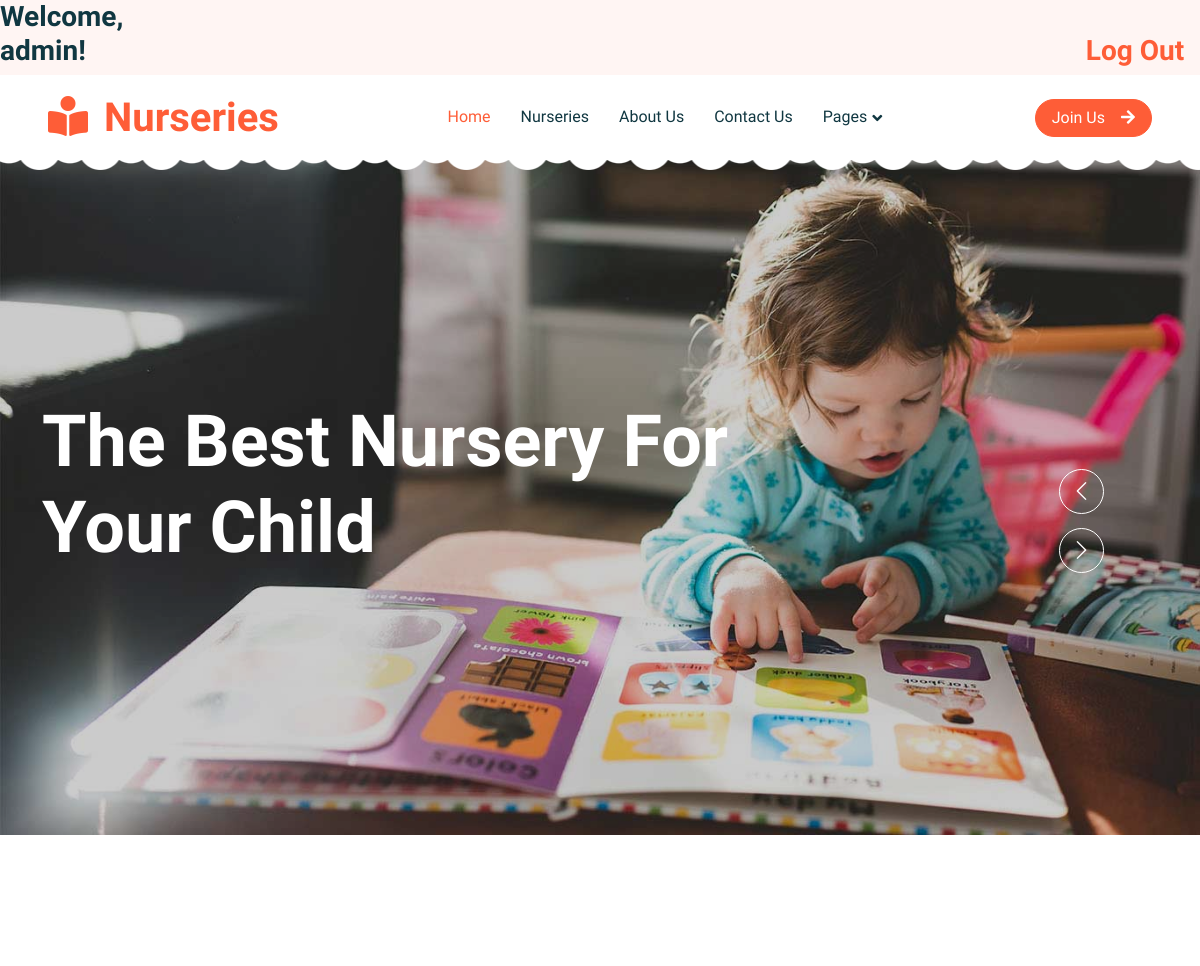
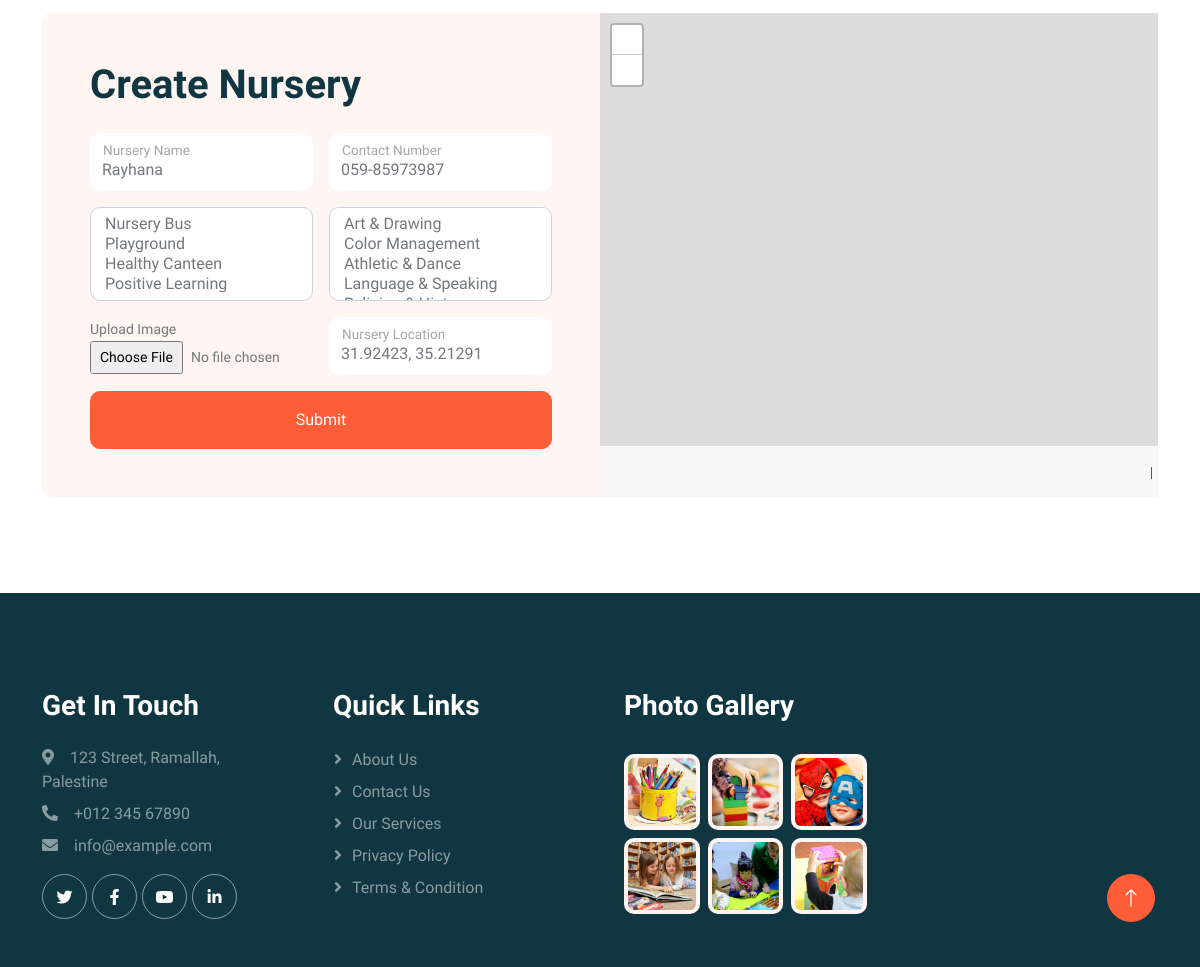
The page /updatenursery/6 (signed in) on the database its author committed (2 pictures, top to bottom).
### app/models.py (models this page shows)
class Nursery(models.Model):
    nursery_name = models.CharField(max_length=225)
    facilities = models.ManyToManyField(Facilities, related_name='nursery')
    program_offered = models.ManyToManyField(Programs, related_name='nursery')
    contact_number = models.CharField(max_length=225)
    nursery_location = models.TextField(null = True)
    image= models.TextField(null = True)
    avatar= models.ImageField(upload_to=random_image_filename, null=True, blank=True)
    created_at = models.DateTimeField(auto_now_add=True)
    updated_at = models.DateTimeField(auto_now=True)
    objects = NurseryManager()

### app/views.py (the view, shortened to what this page needs)
# urls.py: path('updatenursery/<int:id>',views.update_nursery),
def update_nursery(request,id):
    if not 'logged_user_id' in request.session:
        messages.error(request,"You have to login first")
        return redirect('/')
    else:
        if request.method == 'GET':
            context = {
            'allfacilities': Facilities.objects.all(),
            'alloprograms' :Programs.objects.all(),
            'allnurseries': Nursery.objects.all(),
            'specific_nursery':Nursery.objects.get(id=id),
            'specific_user': User.objects.get(id=request.session['logged_user_id'])
               }
            return render(request,"update_nursery.html", context)

### app/templates/update_nursery.html (shortened to what this page needs)
<!DOCTYPE html>
<html lang="en">
<head>
    {% load static %}
    <link rel="stylesheet" href="https://cdnjs.cloudflare.com/ajax/libs/chosen/1.8.7/chosen.min.css">
    <link href="https://cdnjs.cloudflare.com/ajax/libs/font-awesome/5.10.0/css/all.min.css" rel="stylesheet">
    <link href="https://cdn.jsdelivr.net/npm/bootstrap-icons@1.4.1/font/bootstrap-icons.css" rel="stylesheet">
    <link href="{% static 'lib/animate/animate.min.css' %}" rel="stylesheet">
    <link href="{% static 'lib/owlcarousel/assets/owl.carousel.min.css' %}" rel="stylesheet">
    <link href="{% static 'css/bootstrap.min.css' %}" rel="stylesheet">
    <link href="{% static 'css/style.css' %}" rel="stylesheet">
    <link rel="stylesheet" href="https://unpkg.com/leaflet@1.7.1/dist/leaflet.css" />
</head>
<body>
    <h3 >Welcome, {{request.session.logged_user_parent_name}}!<span><a href="/logout">Log Out</a></span></h1>
    <div class="container-xxl bg-white p-0">
        <nav class="navbar navbar-expand-lg bg-white navbar-light sticky-top px-4 px-lg-5 py-lg-0">
            <a href="index.html" class="navbar-brand">
                <h1 class="m-0 text-primary"><i class="fa fa-book-reader me-3"></i>Nurseries</h1>
            </a>
            <div class="collapse navbar-collapse" id="navbarCollapse">
                <div class="navbar-nav mx-auto">
                    <a href="/reviews" class="nav-item nav-link active">Home</a>
                    <a href="/" class="nav-item nav-link">Nurseries</a>
                    <a href="/about" class="nav-item nav-link">About Us</a>
                    <a href="/contact" class="nav-item nav-link">Contact Us</a>
                    <div class="nav-item dropdown">
                        <a href="#" class="nav-link dropdown-toggle" data-bs-toggle="dropdown">Pages</a>
                    </div>
                </div>
                <a href="/register" class="btn btn-primary rounded-pill px-3 d-none d-lg-block">Join Us<i class="fa fa-arrow-right ms-3"></i></a>
            </div>
        </nav>
        <div class="container-fluid p-0 mb-5">
            <div class="owl-carousel header-carousel position-relative">
                <div class="owl-carousel-item position-relative">
                    <img class="img-fluid" src="{% static 'img/carousel-1.jpg' %}" alt="">
                    <div class="position-absolute top-0 start-0 w-100 h-100 d-flex align-items-center" style="background: rgba(0, 0, 0, .2);">
                        <div class="container">
                            <div class="row justify-content-start">
                                <div class="col-10 col-lg-8">
                                    <h1 class="display-2 text-white animated slideInDown mb-4">The Best Nursery For Your Child</h1>
                                </div>
                            </div>
                        </div>
                    </div>
                </div>
            </div>
        </div>
        <div>
            {% if specific_user.user_roles.id  == 1 %}
            <form action="/updatenursery/{{specific_nursery.id}}" method="POST">
                <div class="container-xxl py-5">
                    <div class="container">
                        <div class="bg-light rounded">
                            <div class="row g-0">
                                <div class="col-lg-6 wow fadeIn" data-wow-delay="0.1s">
                                    <div class="h-100 d-flex flex-column justify-content-center p-5">
                                        <h1 class="mb-4">Create Nursery</h1>
                                        <div class="row g-3">
                                            <div class="col-sm-6">
                                                <div class="form-floating">
                                                    <input type="text" class="form-control border-0" id="gname"
                                                        placeholder="Nursery Name" name="nursery_name" value="{{specific_nursery.nursery_name}}">
                                                    <label for="nursery_name">Nursery Name</label>
                                                </div>
                                            </div>
                                            <div class="col-sm-6">
                                                <div class="form-floating">
                                                    <input type="text" class="form-control border-0" id="cage"
                                                        placeholder="Contact Number" name="contact_number" value="{{specific_nursery.contact_number}}">
                                                    <label for="cage">Contact Number</label>
                                                </div>
                                            </div>
                                            <div class="col-sm-6">
                                                <select class="form-select chosen-select"
                                                    data-placeholder="Facilities" id="facilities" name="facilities"
                                                    multiple>
                                                    {% for facility in allfacilities%}
                                                    <option value="{{facility.id}}">{{facility.facilities_name}}
                                                    </option>
                                                    {% endfor %}
                                                </select>
                                            </div>
                                            <div class="col-sm-6">
                                                <select class="form-select chosen-select"
                                                    data-placeholder="Program Offered" name="program_offered"
                                                    multiple>
                                                    {% for program in alloprograms %}
                                                    <option value="{{program.id}}">{{program.program_offered_name}}
                                                    </option>
                                                    {% endfor %}
                                                </select>
                                            </div>
                                            <div class="col-sm-6">
                                                <div class="form-floating">
                                                    <div class="form-group">
                                                        <label for="imageUpload" class="small">Upload Image</label>
                                                        <input type="file" class="form-control-file form-control-sm" name="avatar" id="imageUpload" accept="image/*">
                                                    </div>
                                                </div>
                                            </div>
                                            <div class="col-sm-6">
                                                <div class="form-floating" >
                                                    <input type="text" class="form-control border-0"
                                                        id="nursery_location" placeholder="Nursery Location"
                                                        name="nursery_location" value="{{specific_nursery.nursery_location}}">
                                                    <label for="cage">Nursery Location</label>
                                                </div>
                                            </div>
                                            <div class="col-12">
                                                <button class="btn btn-primary w-100 py-3"
                                                    type="submit">Submit</button>
                                            </div>
                                        </div>
                                    </div>
                                </div>
                                <div class="col-lg-6 wow fadeIn" data-wow-delay="0.5s" style="min-height: 400px;">
                                    <div class="position-relative h-100">
                                        <div id="mapid">
                                        </div>
                                    </div>
                                </div>
                            </div>
                        </div>
                    </div>
                </div>
            </form>
            {%else%}
            <div></div>
            {% endif %}
        </div>
 <div class="container-fluid bg-dark text-white-50 footer pt-5 mt-5 wow fadeIn" data-wow-delay="0.1s">
    <div class="container py-5">
        <div class="row g-5">
            <div class="col-lg-3 col-md-6">
                <h3 class="text-white mb-4">Get In Touch</h3>
                <p class="mb-2"><i class="fa fa-map-marker-alt me-3"></i>123 Street, Ramallah, Palestine</p>
                <p class="mb-2"><i class="fa fa-phone-alt me-3"></i>+012 345 67890</p>
                <p class="mb-2"><i class="fa fa-envelope me-3"></i>info@example.com</p>
                <div class="d-flex pt-2">
                    <a class="btn btn-outline-light btn-social" href=""><i class="fab fa-twitter"></i></a>
                    <a class="btn btn-outline-light btn-social" href=""><i class="fab fa-facebook-f"></i></a>
                    <a class="btn btn-outline-light btn-social" href=""><i class="fab fa-youtube"></i></a>
                    <a class="btn btn-outline-light btn-social" href=""><i class="fab fa-linkedin-in"></i></a>
                </div>
            </div>
            <div class="col-lg-3 col-md-6">
                <h3 class="text-white mb-4">Quick Links</h3>
                <a class="btn btn-link text-white-50" href="">About Us</a>
                <a class="btn btn-link text-white-50" href="">Contact Us</a>
                <a class="btn btn-link text-white-50" href="">Our Services</a>
                <a class="btn btn-link text-white-50" href="">Privacy Policy</a>
                <a class="btn btn-link text-white-50" href="">Terms & Condition</a>
            </div>
            <div class="col-lg-3 col-md-6">
                <h3 class="text-white mb-4">Photo Gallery</h3>
                <div class="row g-2 pt-2">
                    <div class="col-4">
                        <img class="img-fluid rounded bg-light p-1" src="{% static 'img/classes-1.jpg' %}" alt="">
                    </div>
                    <div class="col-4">
                        <img class="img-fluid rounded bg-light p-1" src="{% static 'img/classes-2.jpg' %}" alt="">
                    </div>
                    <div class="col-4">
                        <img class="img-fluid rounded bg-light p-1" src="{% static 'img/classes-3.jpg' %}" alt="">
                    </div>
                    <div class="col-4">
                        <img class="img-fluid rounded bg-light p-1" src="{% static 'img/classes-4.jpg' %}" alt="">
                    </div>
                    <div class="col-4">
                        <img class="img-fluid rounded bg-light p-1" src="{% static 'img/classes-5.jpg' %}" alt="">
                    </div>
                    <div class="col-4">
                        <img class="img-fluid rounded bg-light p-1" src="{% static 'img/classes-6.jpg' %}" alt="">
                    </div>
                </div>
            </div>
        </div>
    </div>
</div>
        <a href="#" class="btn btn-lg btn-primary btn-lg-square back-to-top"><i class="bi bi-arrow-up"></i></a>
    </div>
</body>
</html>

### app/static/css/style.css (style rules this page uses)
:root { --primary: #FE5D37; --light: #FFF5F3; --dark: #103741; }
.back-to-top { position: fixed; display: none; right: 45px; bottom: 45px; z-index: 99; }
.btn { font-weight: 500; transition: .5s; }
.btn.btn-primary { color: #FFFFFF; }
.btn-lg-square { width: 48px; height: 48px; }
.btn-square, .btn-sm-square, .btn-lg-square { padding: 0; display: flex; align-items: center; justify-content: center; font-weight: normal; border-radius: 50px; }
h1, h2, h3, h4, .h1, .h2, .h3, .h4, .display-1, .display-2, .display-3, .display-4, .display-5, .display-6 { font-family: 'Lobster Two', cursive; font-weight: 700; }
.navbar .navbar-nav .nav-link { padding: 30px 15px; color: var(--dark); font-weight: 500; outline: none; }
.navbar .navbar-nav .nav-link:hover, .navbar .navbar-nav .nav-link.active { color: var(--primary); }
.navbar.sticky-top { top: -100px; transition: .5s; }
.navbar .dropdown-toggle::after { border: none; content: "\f107"; font-family: "Font Awesome 5 Free"; font-weight: 900; vertical-align: middle; margin-left: 5px; transition: .5s; }
.header-carousel::before, .header-carousel::after, .page-header::before, .page-header::after { position: absolute; content: ""; width: 100%; height: 10px; top: 0; left: 0; background: url(/static/img/bg-header-top.png) center center repeat-x; z-index: 1; }
.header-carousel::after, .page-header::after { height: 19px; top: auto; bottom: 0; background: url(/static/img/bg-header-bottom.png) center center repeat-x; }
.footer .btn.btn-social { margin-right: 5px; width: 45px; height: 45px; display: flex; align-items: center; justify-content: center; color: #FFFFFF; border: 1px solid rgba(255,255,255,0.5); border-radius: 45px; transition: .3s; }
.footer .btn.btn-link { display: block; margin-bottom: 5px; padding: 0; text-align: left; font-size: 16px; font-weight: normal; text-transform: capitalize; transition: .3s; }
.footer .btn.btn-link::before { position: relative; content: "\f105"; font-family: "Font Awesome 5 Free"; font-weight: 900; margin-right: 10px; }

### app/templates/update_nursery.html (style rules this page uses)
#mapid { height: 100%; }
span { margin-left: 1000px; }

### rows shown on the page
Nursery: nursery_name "Rayhana", contact_number "059-85973987", nursery_location "31.92423, 35.21291"

### other values the page prints
{{ request.session.logged_user_parent_name }} "admin"
